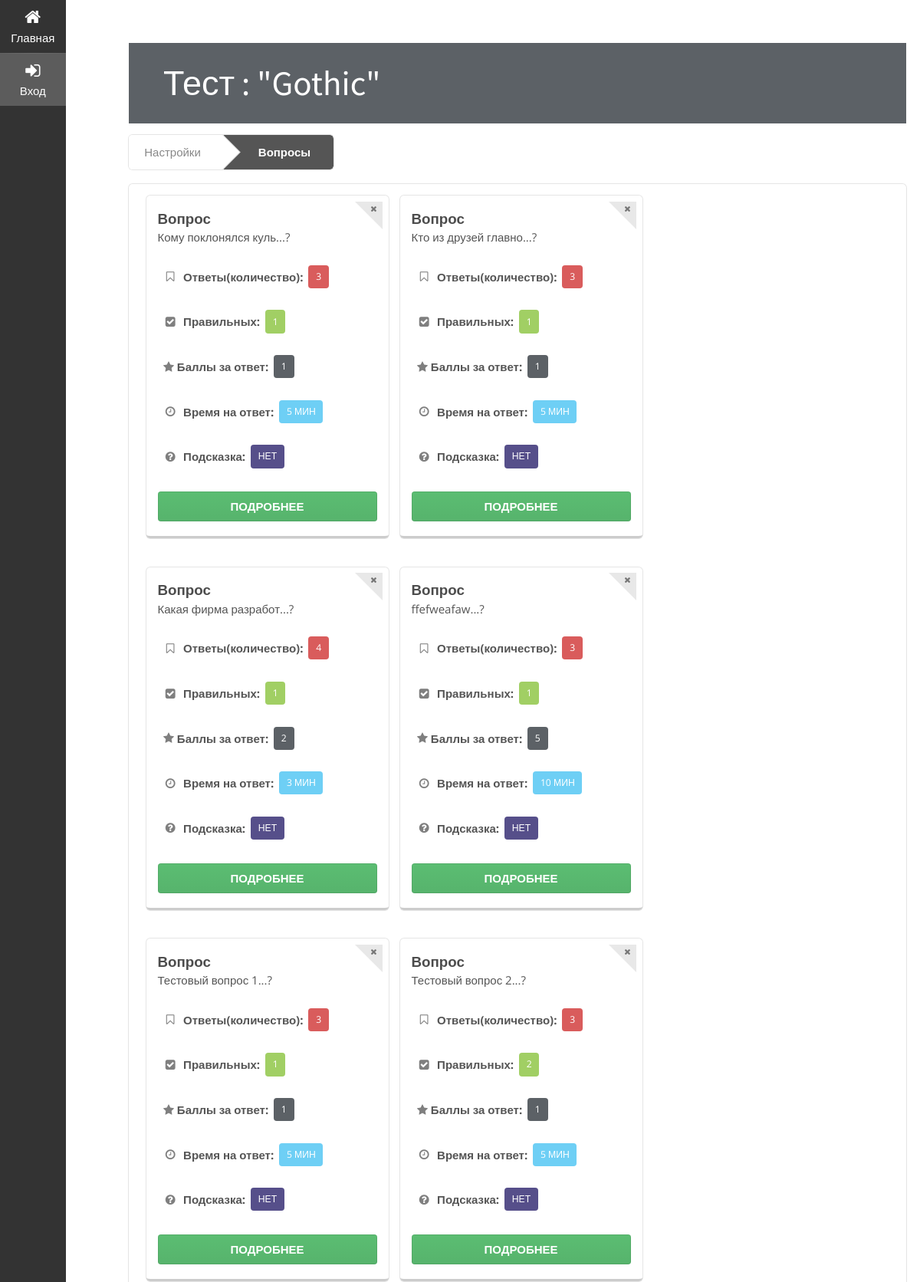
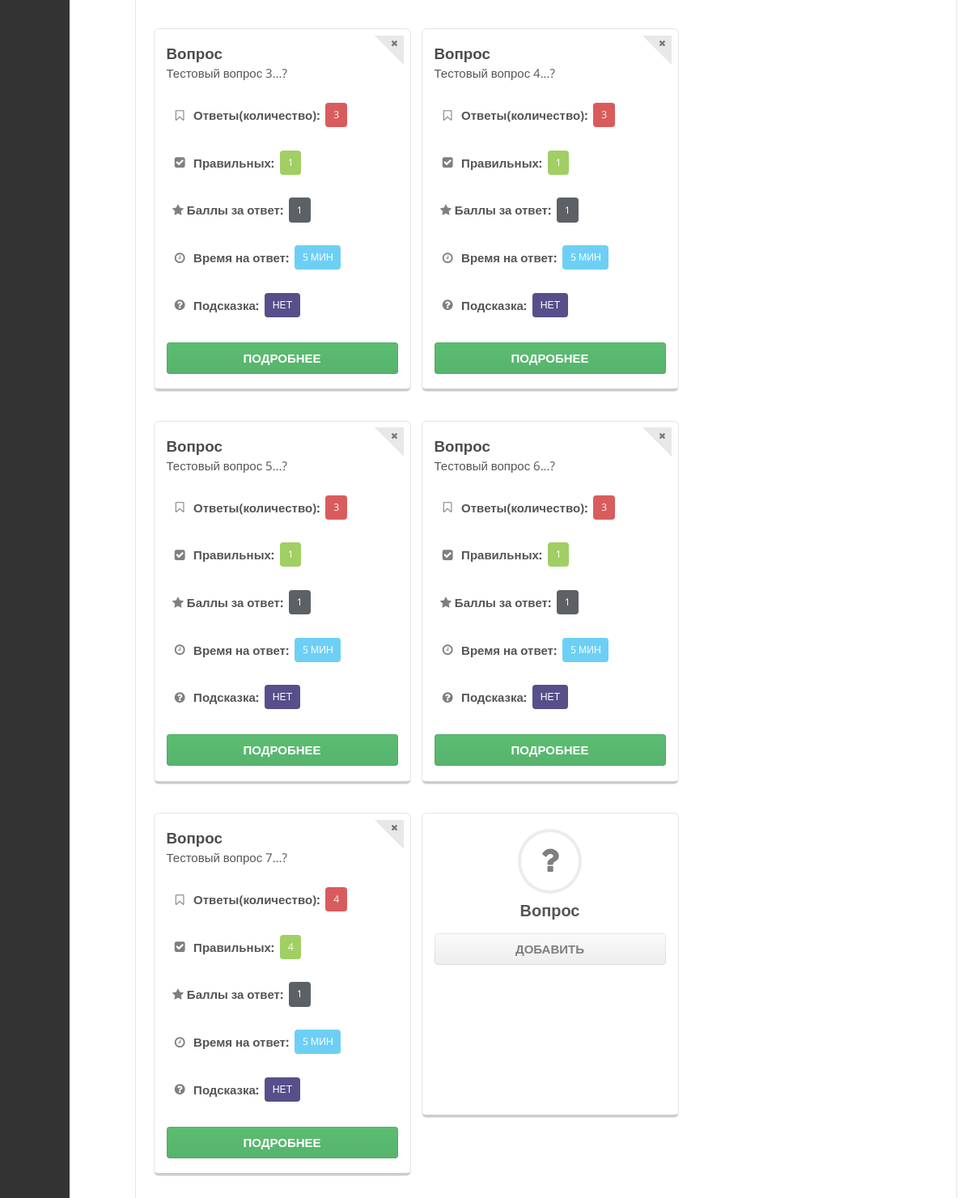
Page /constructor/test/3/questions/ on the committed database (2 pictures, top to bottom).
### constructor/models.py (models this page shows, shortened)
class Test(models.Model):
	title = models.CharField(max_length=200)
	description = models.TextField(blank=True)
	helps = models.BooleanField(default=False)
	time_completion = models.BooleanField(default=False)
	public_access = models.BooleanField(default=False)
	creator = models.ForeignKey(User)
	date = models.DateTimeField(auto_now=True)
	two_mark = models.IntegerField()
	three_mark = models.IntegerField()
	four_mark = models.IntegerField()

class Query(models.Model):
	text = models.TextField()
	test = models.ForeignKey(Test)
	help = models.TextField(blank=True)
	time = models.IntegerField(default=5)
	point = models.IntegerField(default=1)

### constructor/views.py (the view)
# urls.py: url(r'^test/(?P<id>\d+)/questions/$', queries_test),
def queries_test(request, id):
	sign_in = check_sign_in(request)
	test = Test.objects.get(id=id)
	queries = map(get_answers, Query.objects.filter(test = test))
	return render_to_response('test/queries.html', {'login': sign_in, 'test': test, 'queries': queries})

### constructor/views.py (called while the page is built)
def get_answers(query):
	answers = Answer.objects.filter(query=query)
	result = {
		'query': query,
		'answers': {
			'all': len(answers),
			'correct': len(list(filter(lambda answer: answer.correct, answers)))
		}
	}
	return result

### testsConstructor/helpers.py (called while the page is built)
def check_sign_in(request):
	if "user" in request.session:
		result = request.session.get('user')
	else:
		result = False
	return result

### constructor/templates/test/queries.html (shortened to what this page needs)
{% extends 'main.html' %}
{% block content %}
	<div class="ui grid">
		<div class="fourteen wide column">
			<h1 class="ui inverted black block header">
				Тест : "{{test.title}}"
			</h1>
			<div class="ui steps">
				<div class="ui step" data-testID = "{{test.id}}" id = 'settings'>
					Настройки
				</div>
				<div class="ui active step">
					Вопросы
				</div>
			</div>
			<div class="ui segment">
				<div class="ui items">
				{% for item in queries %}
					<div class="item">
						<div class="image">
							<a class="like ui corner label" data-id = "{{item.query.id}}">
								<i class="remove icon"></i>
							</a>
						</div>
						<div class="content">
							<div class="name">
								Вопрос
							</div>
							{{item.query.text|slice:":20"}}...?
							{% include 'test/query_items.html' %}
							<a href = "edit/{{item.query.id}}/" class="ui button green fluid">
								Подробнее
							</a>
						</div>
					</div>
				{% endfor %}
				<div class="item">
					<div class="content">
						<div class="ui icon center aligned header">
							<i class="circular question icon"></i>Вопрос
						</div>
						<a href="add/" class="ui button fluid">Добавить</a>
					</div>
				</div>
				</div>
			</div>
		</div>
	</div>
{% endblock %}

### constructor/templates/test/query_items.html
<div class = 'ui animated list'>
	<div class="item">
		<div class="content">
			<div class="header">
				<i class="bookmark empty icon"></i>
				Ответы(количество):
				<a class = 'ui red label'>{{item.answers.all}}</a>
			</div>
		</div>
	</div>
	<div class="item">
		<div class="content">
			<div class="header">
				<i class="checkmark sign icon"></i>
				Правильных:
				<a class = 'ui green label'>{{item.answers.correct}}</a>
			</div>
		</div>
	</div>
	<div class="item">
		<div class="content">
			<div class="header">
				<i class="star icon"></i>
				Баллы за ответ:
				<a class = 'ui black label'>{{item.query.point}}</a>
			</div>
		</div>
	</div>
	<div class="item">
		<div class="content">
			<div class="header">
				<i class="time icon"></i>
				Время на ответ:
				<a class = 'ui blue label'>{{item.query.time}} мин</a>
			</div>
		</div>
	</div>
	<div class="item">
		<div class="content">
			<div class="header">
				<i class="help icon"></i>
				Подсказка:
				{% if item.query.helps %}
				<a class = 'ui teal label'>ДА</a>
				{% else %}
				<a class = 'ui purple label'>НЕТ</a>
				{% endif %}
			</div>
		</div>
	</div>
</div>

### static/css/main.css (style rules this page uses)
html, body { font-size: 15px; height: 100%; }
body { font-family: "Open Sans", "Helvetica Neue", "Helvetica", "Arial", sans-serif; background: #FFFFFF; margin: 0px; padding: 0px; color: #555555; text-rendering: optimizeLegibility; min-width: 320px; }
.ui.header { font-family: 'Source Sans Pro', "Helvetica Neue", "Helvetica", "Arial", sans-serif; }
.ui.header, h1, h2 { font-weight: normal !important; }
h1.ui.header { font-size: 3em; }
h4.ui.header, h5.ui.header, .ui.icon.header { font-weight: bold !important; }

### rows in the picture
Test: title "Gothic"
Query: query.text "Кому поклонялся куль", answers.all "3", answers.correct "1", query.point "1", query.time "5"
Query: query.text "Кто из друзей главно", answers.all "3", answers.correct "1", query.point "1", query.time "5"
Query: query.text "Какая фирма разработ", answers.all "4", answers.correct "1", query.point "2", query.time "3"
Query: query.text "ffefweafaw", answers.all "3", answers.correct "1", query.point "5", query.time "10"
Query: query.text "Тестовый вопрос 1", answers.all "3", answers.correct "1", query.point "1", query.time "5"
Query: query.text "Тестовый вопрос 2", answers.all "3", answers.correct "2", query.point "1", query.time "5"
Query: query.text "Тестовый вопрос 3", answers.all "3", answers.correct "1", query.point "1", query.time "5"
Query: query.text "Тестовый вопрос 4", answers.all "3", answers.correct "1", query.point "1", query.time "5"
Query: query.text "Тестовый вопрос 5", answers.all "3", answers.correct "1", query.point "1", query.time "5"
Query: query.text "Тестовый вопрос 6", answers.all "3", answers.correct "1", query.point "1", query.time "5"
Query: query.text "Тестовый вопрос 7", answers.all "4", answers.correct "4", query.point "1", query.time "5"
